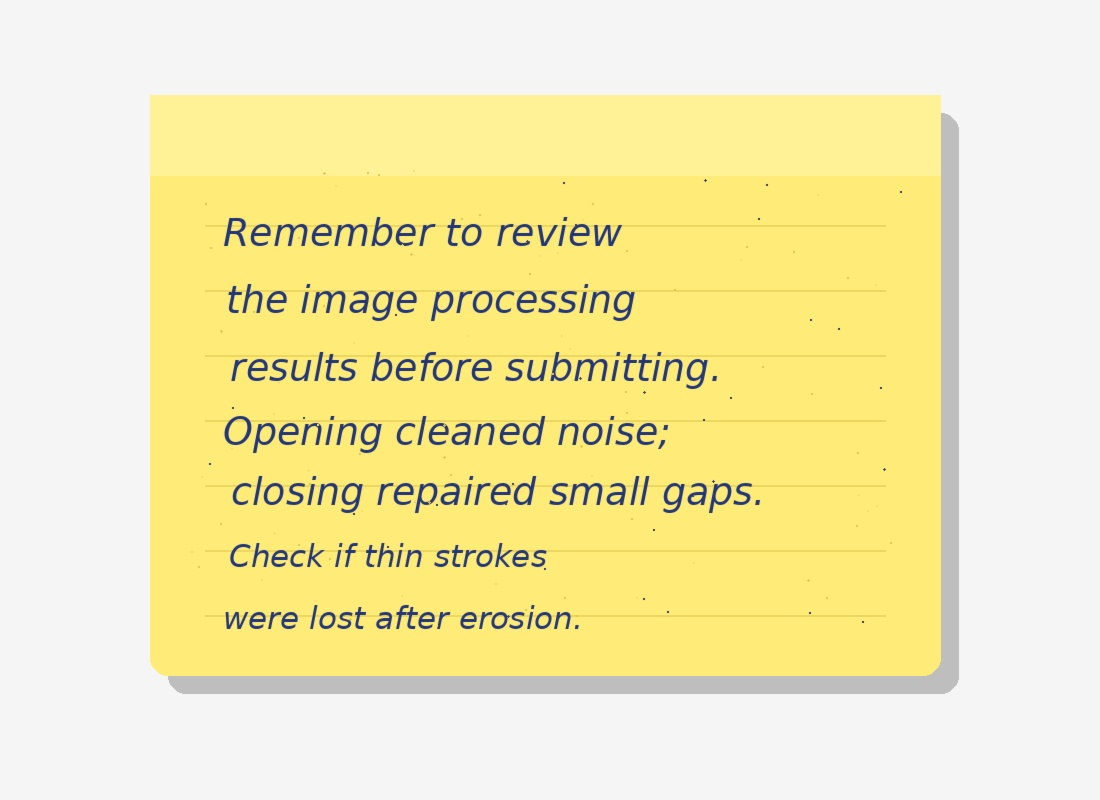
#> input picture CSC515/sticky_note.jpg, 1100 x 800 px, found by its file name
$ python morphology_handwritten_text.py
#> lines starting #> are read from the running program, lines starting #| are printed output that depends on the picture; after the words box and inside, x2 and y2 are one past the last pixel; in counts of white or black regions, pixels touching at a corner belong together
"""
Critical Thinking Assignment
Option #2: Morphology Operations for Handwritten Text Enhancement

Input:
    C:path\\sticky_note.jpg

Output:
    C:path\\filter_comparison_output.jpg
"""

import cv2
import numpy as np
import os


INPUT_IMAGE = r"C:\Users\HP\OneDrive\Documents\Repo\csu\CSC515\sticky_note.jpg"
OUTPUT_IMAGE = r"C:\Users\HP\OneDrive\Desktop\Reports\filter_comparison_output.jpg"


def add_label(image, label):
    """Add a label to the top-left corner of an image."""
    labeled = image.copy()

    if len(labeled.shape) == 2:
        labeled = cv2.cvtColor(labeled, cv2.COLOR_GRAY2BGR)

    cv2.putText(
        labeled,
        label,
        (15, 35),
        cv2.FONT_HERSHEY_SIMPLEX,
        0.9,
        (0, 0, 255),
        2,
        cv2.LINE_AA
    )

    return labeled


def count_foreground_pixels(image):
    """Count white foreground pixels in a binary image."""
    return int(np.sum(image == 255))


def main():
    # Make sure the output folder exists
    output_folder = os.path.dirname(OUTPUT_IMAGE)
    os.makedirs(output_folder, exist_ok=True)

    # Read image
    original = cv2.imread(INPUT_IMAGE)
#> original is the input picture: shape (800, 1100, 3); mean B, G, R 180.2, 234.1, 243

    if original is None:
        raise FileNotFoundError(
            f"Could not find the input image at:\n{INPUT_IMAGE}\n\n"
            "Make sure sticky_note.jpg is saved in the correct folder."
        )

    # Convert to grayscale
    gray = cv2.cvtColor(original, cv2.COLOR_BGR2GRAY)
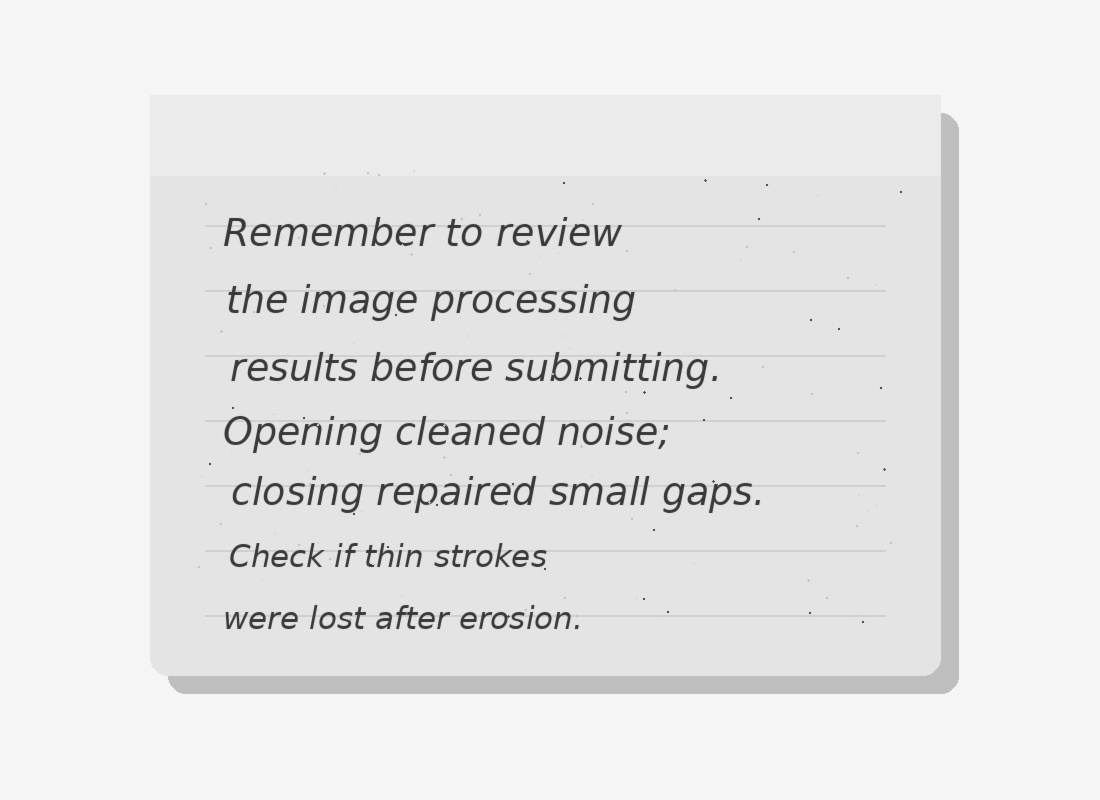
#> gray: shape (800, 1100); min 50, max 249, mean 230.6

    # Light blur to reduce scanner/camera noise
    blurred = cv2.GaussianBlur(gray, (5, 5), 0)

    # Convert to binary image
    # Inverted threshold makes handwriting/text white and background black
    _, binary = cv2.threshold(
        blurred,
        0,
        255,
        cv2.THRESH_BINARY_INV + cv2.THRESH_OTSU
    )
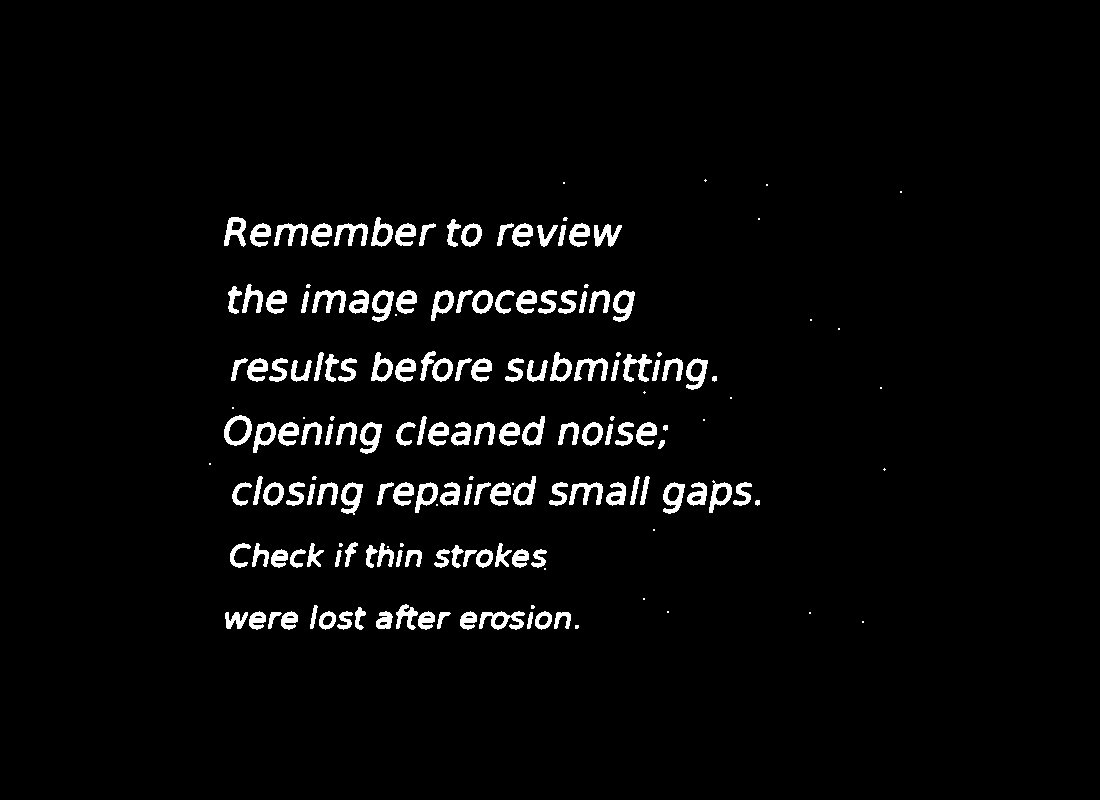
#> binary: shape (800, 1100); 3.5% white; 176 white regions (38 under 20 px), largest, box (x1, y1, x2, y2) and area: (479, 611, 525, 630) 446, (312, 290, 346, 313) 376, (574, 358, 608, 381) 376

    # Structuring elements
    small_kernel = cv2.getStructuringElement(cv2.MORPH_RECT, (2, 2))
    medium_kernel = cv2.getStructuringElement(cv2.MORPH_RECT, (3, 3))

    # Morphological operations
    dilation = cv2.dilate(binary, small_kernel, iterations=1)
#> dilation: shape (800, 1100); 4.5% white; 167 white regions (24 under 20 px), largest, box (x1, y1, x2, y2) and area: (434, 545, 494, 569) 758, (396, 604, 436, 631) 632, (479, 611, 526, 631) 583
    erosion = cv2.erode(binary, small_kernel, iterations=1)
#> erosion: shape (800, 1100); 2.5% white; 177 white regions (40 under 20 px), largest, box (x1, y1, x2, y2) and area: (313, 291, 346, 313) 276, (225, 416, 252, 446) 275, (575, 359, 608, 381) 274
    opening = cv2.morphologyEx(binary, cv2.MORPH_OPEN, small_kernel)
#> opening: shape (800, 1100); 3.5% white; 176 white regions (36 under 20 px), largest, box (x1, y1, x2, y2) and area: (313, 291, 347, 314) 376, (575, 359, 609, 382) 374, (225, 416, 253, 447) 373
    closing = cv2.morphologyEx(binary, cv2.MORPH_CLOSE, medium_kernel)
#> closing: shape (800, 1100); 3.5% white; 159 white regions (37 under 20 px), largest, box (x1, y1, x2, y2) and area: (490, 476, 536, 506) 609, (499, 416, 545, 446) 607, (253, 422, 299, 453) 606

    # Resize all images for comparison grid
    display_size = (360, 260)

    original_resized = cv2.resize(original, display_size)
    binary_resized = cv2.resize(binary, display_size)
    dilation_resized = cv2.resize(dilation, display_size)
    erosion_resized = cv2.resize(erosion, display_size)
    opening_resized = cv2.resize(opening, display_size)
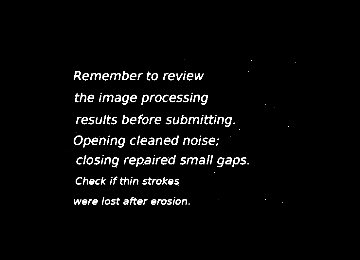
#> opening_resized: shape (260, 360); min 0, max 255, mean 8.8
    closing_resized = cv2.resize(closing, display_size)

    # Add labels
    original_labeled = add_label(original_resized, "Original")
    binary_labeled = add_label(binary_resized, "Binary")
    dilation_labeled = add_label(dilation_resized, "Dilation")
    erosion_labeled = add_label(erosion_resized, "Erosion")
    opening_labeled = add_label(opening_resized, "Opening")
    closing_labeled = add_label(closing_resized, "Closing")
#> in add_label (call 6), `cv2.putText( labeled, label, (15, 35), cv2.FONT_HERSHEY_SIMPLEX, 0.9, ..`:
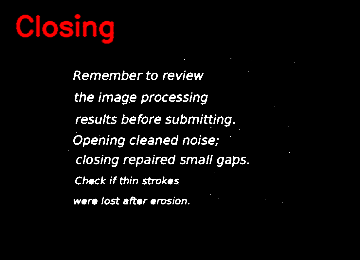
#> labeled: shape (260, 360, 3); mean B, G, R 9, 9, 11.5

    # Create comparison grid
    top_row = np.hstack([original_labeled, binary_labeled, dilation_labeled])
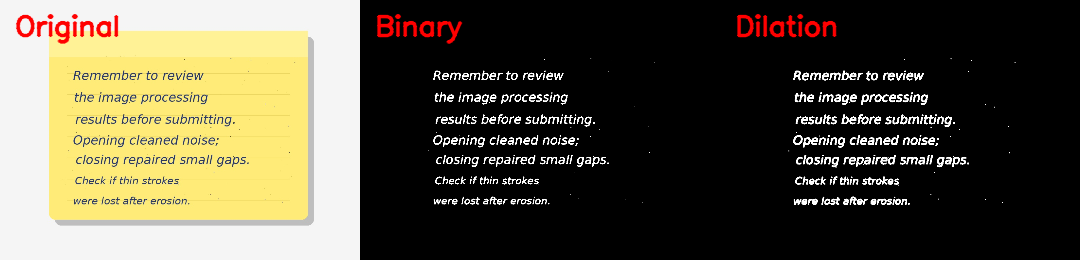
#> top_row: shape (260, 1080, 3); mean B, G, R 66, 83.9, 89.3
    bottom_row = np.hstack([erosion_labeled, opening_labeled, closing_labeled])
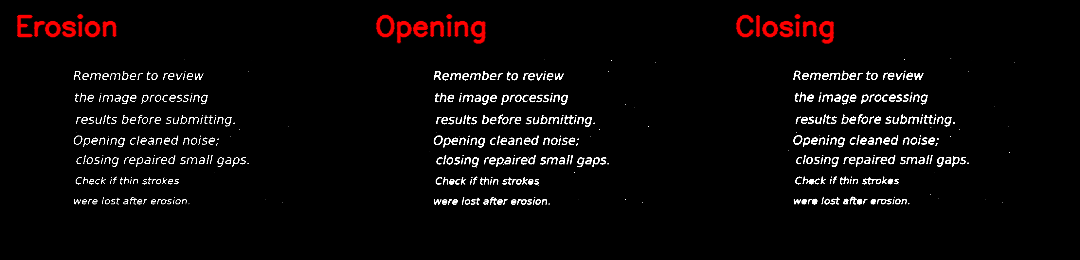
#> bottom_row: shape (260, 1080, 3); mean B, G, R 8.1, 8.1, 10.7
    comparison_grid = np.vstack([top_row, bottom_row])
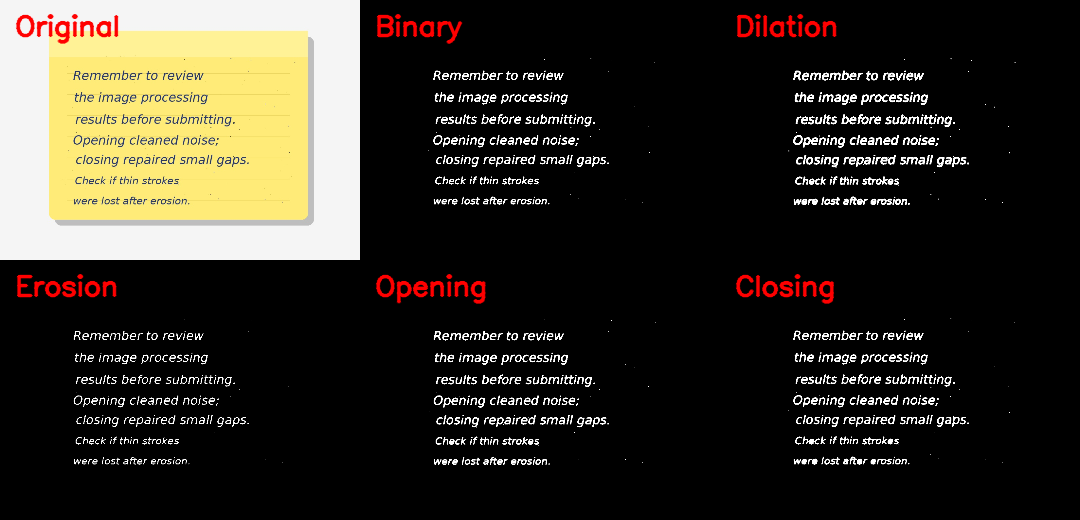
#> comparison_grid: shape (520, 1080, 3); mean B, G, R 37, 46, 50

    # Save final comparison output
    cv2.imwrite(OUTPUT_IMAGE, comparison_grid)

    print("Morphological processing completed successfully.")
    print(f"Input image:  {INPUT_IMAGE}")
    print(f"Output image: {OUTPUT_IMAGE}")

    print("\nForeground pixel count summary:")
    print("--------------------------------")
    print(f"Binary image: {count_foreground_pixels(binary)}")
#| Binary image: 30663
    print(f"Dilation:     {count_foreground_pixels(dilation)}")
#| Dilation:     39365
    print(f"Erosion:      {count_foreground_pixels(erosion)}")
#| Erosion:      22204
    print(f"Opening:      {count_foreground_pixels(opening)}")
#| Opening:      30560
    print(f"Closing:      {count_foreground_pixels(closing)}")
#| Closing:      31138


if __name__ == "__main__":
    main()
